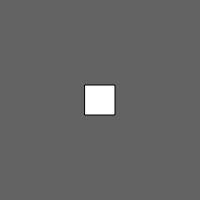
Frame 1 (no input)
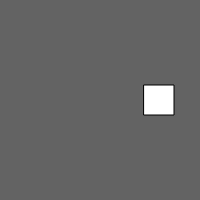
Frame 60 (no input)
Frame 120 (the mouse pressed at the canvas centre since frame 60): identical to frame 60, image omitted

The p5.js sketch that drew these frames (run headless with seeded random() and noise() and a simulated clock; from frame 60 on, the mouse is pressed at the canvas centre):

// p5.js sketch
// ── sketch.js
var x, y;
var dir;

function setup() {
  createCanvas(200, 200);
  rectMode(CENTER);
  x = width / 2;
  y = height / 2;

dir = "E";
}

function draw() {
  background(99);
  rect(x, y, 30, 30);


  if( dir == "N")
    y -=1;
  if( dir == "S")
    y +=1;
  if( dir == "E")
    x +=1;
  if( dir == "W")
    x -=1;
  

  
  x = constrain(x,15,width-16);
  y = constrain(y,15,height-16);

}


//Called for every mouse click
function mousePressed() {
  x = mouseX;
  y = mouseY;
}

//Called for every key press
function keyPressed() {
if(key == "w")
  dir = "N";

if(key == "s")
  dir = "S";

if(key == "d")
  dir = "E";

if(key == "a")
  dir = "W";
}
